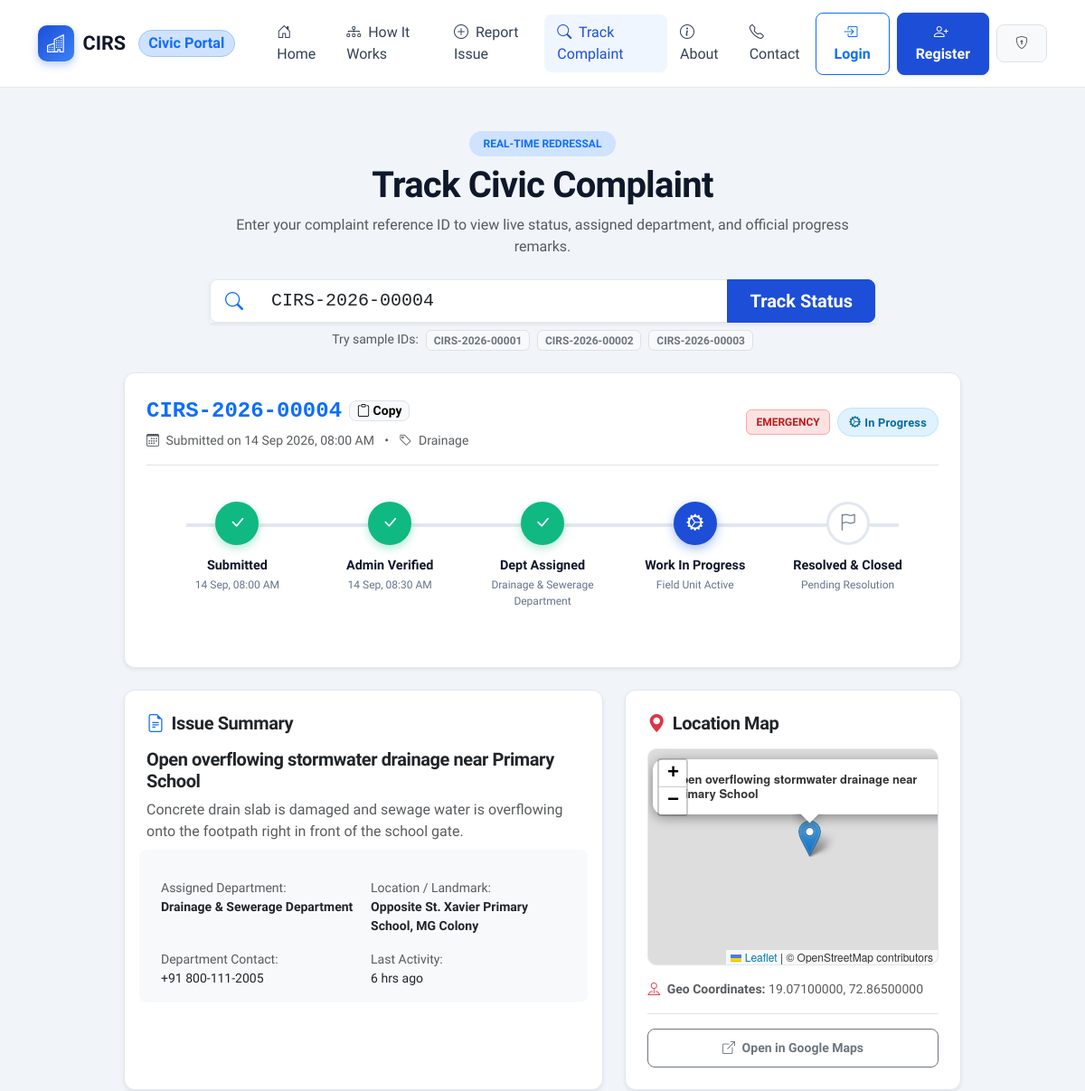
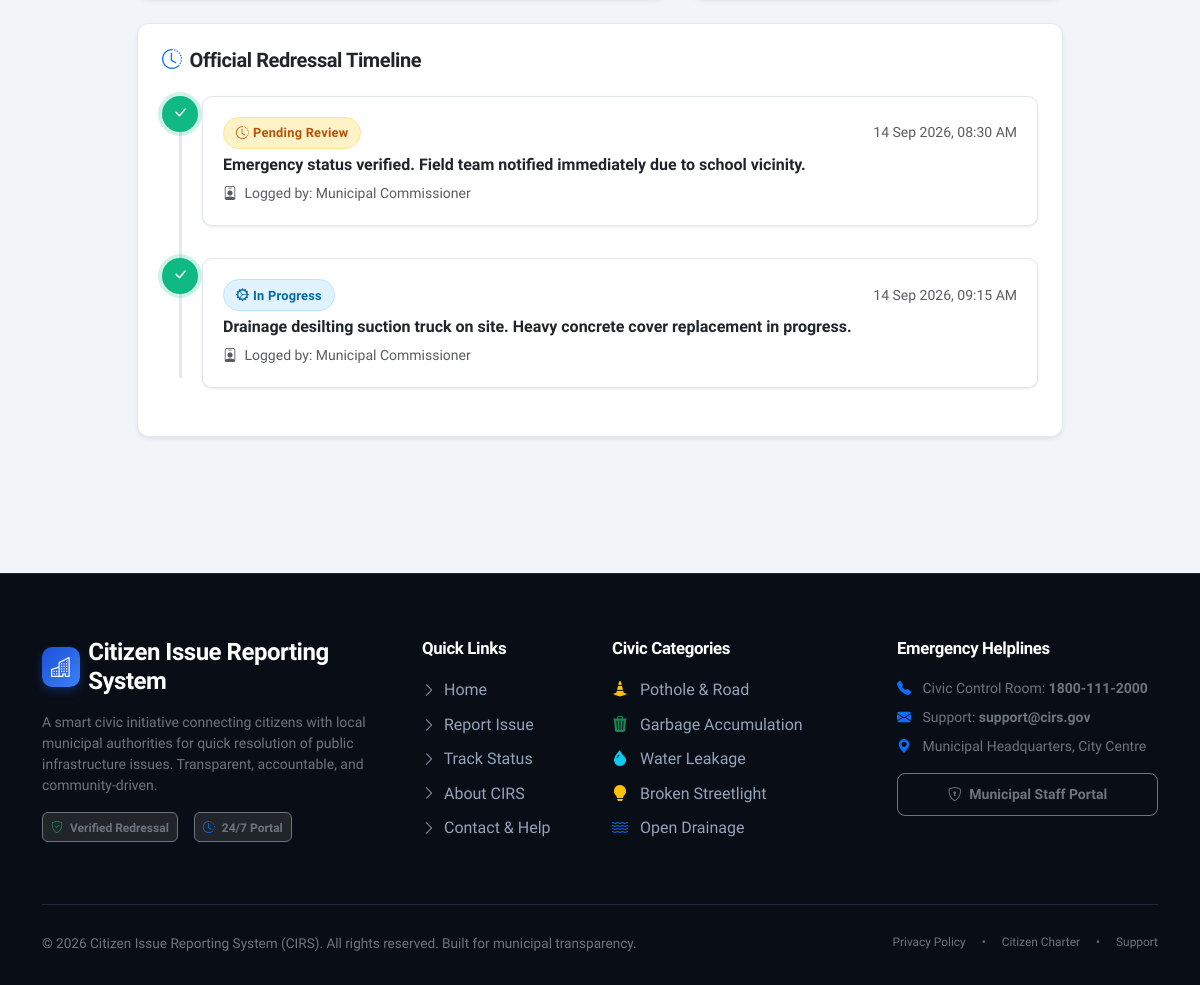
Page /track.php?id=CIRS-2026-00004 on the committed database (2 pictures, top to bottom).
### tables this page shows
CREATE TABLE IF NOT EXISTS `complaints` (
  `id` INT AUTO_INCREMENT PRIMARY KEY,
  `complaint_id` VARCHAR(30) NOT NULL UNIQUE,
  `user_id` INT NOT NULL,
  `department_id` INT DEFAULT NULL,
  `category` ENUM('Pothole', 'Garbage', 'Water Leakage', 'Streetlight', 'Drainage', 'Illegal Dumping', 'Other') NOT NULL,
  `title` VARCHAR(200) NOT NULL,
  `description` TEXT NOT NULL,
  `location` VARCHAR(255) NOT NULL,
  `latitude` DECIMAL(10, 8) DEFAULT NULL,
  `longitude` DECIMAL(11, 8) DEFAULT NULL,
  `image` VARCHAR(255) DEFAULT NULL,
  `priority` ENUM('Low', 'Medium', 'High', 'Emergency') DEFAULT 'Medium',
  `status` ENUM('PENDING', 'IN PROGRESS', 'RESOLVED') DEFAULT 'PENDING',
  `is_verified` TINYINT(1) DEFAULT 0,
  `verified_at` TIMESTAMP NULL DEFAULT NULL,
  `assigned_at` TIMESTAMP NULL DEFAULT NULL,
  `resolved_at` TIMESTAMP NULL DEFAULT NULL,
  `created_at` TIMESTAMP DEFAULT CURRENT_TIMESTAMP,
  `updated_at` TIMESTAMP DEFAULT CURRENT_TIMESTAMP ON UPDATE CURRENT_TIMESTAMP,
  CONSTRAINT `fk_complaint_user` FOREIGN KEY (`user_id`) REFERENCES `users` (`id`) ON DELETE CASCADE,
  CONSTRAINT `fk_complaint_dept` FOREIGN KEY (`department_id`) REFERENCES `departments` (`id`) ON DELETE SET NULL
);

CREATE TABLE IF NOT EXISTS `departments` (
  `id` INT AUTO_INCREMENT PRIMARY KEY,
  `department_name` VARCHAR(100) NOT NULL,
  `category_keyword` VARCHAR(50) NOT NULL,
  `description` TEXT,
  `contact_email` VARCHAR(100),
  `phone` VARCHAR(20),
  `created_at` TIMESTAMP DEFAULT CURRENT_TIMESTAMP
);

CREATE TABLE IF NOT EXISTS `complaint_updates` (
  `id` INT AUTO_INCREMENT PRIMARY KEY,
  `complaint_id` INT NOT NULL,
  `admin_id` INT DEFAULT NULL,
  `status` ENUM('PENDING', 'IN PROGRESS', 'RESOLVED') NOT NULL,
  `message` TEXT NOT NULL,
  `created_at` TIMESTAMP DEFAULT CURRENT_TIMESTAMP,
  CONSTRAINT `fk_update_complaint` FOREIGN KEY (`complaint_id`) REFERENCES `complaints` (`id`) ON DELETE CASCADE,
  CONSTRAINT `fk_update_admin` FOREIGN KEY (`admin_id`) REFERENCES `admins` (`id`) ON DELETE SET NULL
);

### track.php (the view, shortened to what the rows shown need)
<?php
require_once __DIR__ . '/config/database.php';
require_once __DIR__ . '/includes/functions.php';
$search_id = isset($_GET['id']) ? trim($_GET['id']) : '';
$complaint = null;
$updates = [];
if (!empty($search_id)) {
    try {
        $stmt = $pdo->prepare("SELECT c.*, d.department_name, d.contact_email as dept_email, d.phone as dept_phone, u.full_name as citizen_name
            FROM complaints c
            LEFT JOIN departments d ON c.department_id = d.id
            LEFT JOIN users u ON c.user_id = u.id
            WHERE c.complaint_id = ?");
        $stmt->execute([$search_id]);
        $complaint = $stmt->fetch();
        if ($complaint) {
            $stmt_up = $pdo->prepare("SELECT u.*, a.name as admin_name
                FROM complaint_updates u
                LEFT JOIN admins a ON u.admin_id = a.id
                WHERE u.complaint_id = ?
                ORDER BY u.created_at ASC");
            $stmt_up->execute([$complaint['id']]);
            $updates = $stmt_up->fetchAll();
        } else {
            $error_msg = "No complaint found with ID '{$search_id}'. Please check the reference number and try again.";
        }
    } catch (Exception $e) {
        $error_msg = "An error occurred while fetching complaint data.";
    }
}
require_once __DIR__ . '/includes/header.php';
?>
<main class="py-5">
    <div class="container">
        <div class="row justify-content-center mb-4">
            <div class="col-lg-8 text-center">
                <h1 class="fw-bold mt-2 display-6">Track Civic Complaint</h1>
            </div>
        </div>
        <?php if ($complaint): ?>
            <div class="row justify-content-center">
                <div class="col-lg-10">
                    <div class="cirs-card p-4 mb-4 shadow-sm">
                        <div class="d-flex flex-column flex-md-row justify-content-between align-items-md-center gap-3 pb-3 border-bottom">
                            <div>
                                <div class="d-flex align-items-center gap-2">
                                    <span class="fs-4 fw-bold font-monospace text-primary"><?= sanitize($complaint['complaint_id']) ?></span>
                                    <button class="btn btn-sm btn-light border py-0 px-2" onclick="copyToClipboard('<?= sanitize($complaint['complaint_id']) ?>', this)">
                                        <i class="bi bi-clipboard"></i> Copy
                                    </button>
                                </div>
                                <div class="text-muted small mt-1">
                                    <i class="bi bi-calendar3 me-1"></i> Submitted on <?= formatDate($complaint['created_at']) ?>
                                    <span class="mx-2">&bull;</span>
                                    <i class="bi bi-tag me-1"></i> <?= sanitize($complaint['category']) ?>
                                </div>
                            </div>
                            <div class="d-flex align-items-center gap-2">
                                <?= getPriorityBadge($complaint['priority']) ?>
                                <?= getStatusBadge($complaint['status']) ?>
                            </div>
                        </div>
                        <?php
                            $status = $complaint['status'];
                            $is_verified = (bool)$complaint['is_verified'];
                            $is_dept = !empty($complaint['department_id']);
                        ?>
                        <div class="horizontal-timeline">
                            <div class="h-step completed">
                                <div class="h-marker"><i class="bi bi-check-lg"></i></div>
                                <div>
                                    <div class="h-step-title">Submitted</div>
                                    <div class="h-step-desc"><?= formatDate($complaint['created_at'], 'd M, h:i A') ?></div>
                                </div>
                            </div>
                            <div class="h-step <?= $is_verified || $status !== 'PENDING' ? 'completed' : 'active' ?>">
                                <div class="h-marker">
                                    <i class="bi <?= $is_verified || $status !== 'PENDING' ? 'bi-check-lg' : 'bi-shield-check' ?>"></i>
                                </div>
                                <div>
                                    <div class="h-step-title">Admin Verified</div>
                                    <div class="h-step-desc"><?= $complaint['verified_at'] ? formatDate($complaint['verified_at'], 'd M, h:i A') : ($is_verified ? 'Verified' : 'Review Pending') ?></div>
                                </div>
                            </div>
                            <div class="h-step <?= $is_dept || $status !== 'PENDING' ? 'completed' : '' ?>">
                                <div class="h-marker">
                                    <i class="bi <?= $is_dept ? 'bi-check-lg' : 'bi-building' ?>"></i>
                                </div>
                                <div>
                                    <div class="h-step-title">Dept Assigned</div>
                                    <div class="h-step-desc"><?= $complaint['department_name'] ? sanitize($complaint['department_name']) : 'Awaiting Dept' ?></div>
                                </div>
                            </div>
                            <div class="h-step <?= $status === 'RESOLVED' ? 'completed' : ($status === 'IN PROGRESS' ? 'active' : '') ?>">
                                <div class="h-marker">
                                    <i class="bi <?= $status === 'RESOLVED' ? 'bi-check-lg' : 'bi-gear-wide-connected' ?>"></i>
                                </div>
                                <div>
                                    <div class="h-step-title">Work In Progress</div>
                                    <div class="h-step-desc"><?= $status === 'IN PROGRESS' ? 'Field Unit Active' : ($status === 'RESOLVED' ? 'Work Done' : 'Queued') ?></div>
                                </div>
                            </div>
                            <div class="h-step <?= $status === 'RESOLVED' ? 'completed' : '' ?>">
                                <div class="h-marker">
                                    <i class="bi <?= $status === 'RESOLVED' ? 'bi-check2-all' : 'bi-flag' ?>"></i>
                                </div>
                                <div>
                                    <div class="h-step-title">Resolved & Closed</div>
                                    <div class="h-step-desc"><?= $complaint['resolved_at'] ? formatDate($complaint['resolved_at'], 'd M, h:i A') : 'Pending Resolution' ?></div>
                                </div>
                            </div>
                        </div>
                    </div>
                    <div class="row g-4 mb-4">
                        <div class="col-md-7">
                            <div class="cirs-card p-4 h-100 shadow-sm">
                                <h5 class="fw-bold mb-3 text-dark"><i class="bi bi-file-earmark-text text-primary me-2"></i>Issue Summary</h5>
                                <h6 class="fw-bold text-dark fs-5 mb-2"><?= sanitize($complaint['title']) ?></h6>
                                <p class="text-muted leading-relaxed mb-4"><?= nl2br(sanitize($complaint['description'])) ?></p>
                                <div class="row g-3 small bg-light p-3 rounded-3 mb-3">
                                    <div class="col-sm-6">
                                        <span class="text-muted d-block">Assigned Department:</span>
                                        <strong class="text-dark"><?= sanitize($complaint['department_name'] ?? 'Not Assigned Yet') ?></strong>
                                    </div>
                                    <div class="col-sm-6">
                                        <span class="text-muted d-block">Location / Landmark:</span>
                                        <strong class="text-dark"><?= sanitize($complaint['location']) ?></strong>
                                    </div>
                                    <div class="col-sm-6">
                                        <span class="text-muted d-block">Department Contact:</span>
                                        <span class="text-dark"><?= sanitize($complaint['dept_phone'] ?? '1800-111-2000') ?></span>
                                    </div>
                                    <div class="col-sm-6">
                                        <span class="text-muted d-block">Last Activity:</span>
                                        <span class="text-dark"><?= timeAgo($complaint['updated_at']) ?></span>
                                    </div>
                                </div>
                            </div>
                        </div>
                        <div class="col-md-5">
                            <div class="cirs-card p-4 h-100 shadow-sm d-flex flex-column justify-content-between">
                                <div>
                                    <h5 class="fw-bold mb-3 text-dark"><i class="bi bi-geo-alt-fill text-danger me-2"></i>Location Map</h5>
                                    <div id="complaint_map_view" class="leaflet-map-view mb-3"></div>
                                    <div class="small text-muted">
                                        <i class="bi bi-pin-map text-danger me-1"></i> <strong>Geo Coordinates:</strong>
                                        <?= $complaint['latitude'] ? sanitize($complaint['latitude']) . ', ' . sanitize($complaint['longitude']) : 'Not pinned' ?>
                                    </div>
                                </div>
                                <div class="mt-3 pt-3 border-top">
                                    <a href="https://www.google.com/maps?q=<?= urlencode($complaint['latitude'] . ',' . $complaint['longitude']) ?>" target="_blank" class="btn btn-outline-secondary btn-sm w-100">
                                        <i class="bi bi-box-arrow-up-right me-1"></i> Open in Google Maps
                                    </a>
                                </div>
                            </div>
                        </div>
                    </div>
                    <div class="cirs-card p-4 shadow-sm mb-4">
                        <h5 class="fw-bold mb-4 text-dark"><i class="bi bi-clock-history text-primary me-2"></i>Official Redressal Timeline</h5>
                        <?php if (empty($updates)): ?>
                            <div class="text-center py-4 text-muted">
                                <i class="bi bi-hourglass-split fs-2 d-block mb-2 text-warning"></i>
                                <p class="mb-0">Complaint is queued for administrative review. Updates will appear here as work progresses.</p>
                            </div>
                        <?php else: ?>
                            <div class="tracking-timeline">
                                <?php foreach ($updates as $up): ?>
                                    <div class="timeline-step completed">
                                        <div class="timeline-marker">
                                            <i class="bi bi-check-lg"></i>
                                        </div>
                                        <div class="timeline-content">
                                            <div class="d-flex justify-content-between align-items-center mb-1">
                                                <?= getStatusBadge($up['status']) ?>
                                                <small class="text-muted"><?= formatDate($up['created_at']) ?></small>
                                            </div>
                                            <p class="mb-1 text-dark fw-semibold"><?= nl2br(sanitize($up['message'])) ?></p>
                                            <small class="text-muted"><i class="bi bi-person-badge me-1"></i> Logged by: <?= sanitize($up['admin_name'] ?? 'Municipal Control Room') ?></small>
                                        </div>
                                    </div>
                                <?php endforeach; ?>
                            </div>
                        <?php endif; ?>
                    </div>
                </div>
            </div>
        <?php endif; ?>
    </div>
</main>
<?php require_once __DIR__ . '/includes/footer.php'; ?>

### includes/functions.php (shortened to what the rows shown need)
<?php
require_once __DIR__ . '/../config/config.php';
function sanitize($data) {
    return htmlspecialchars(trim((string)$data), ENT_QUOTES, 'UTF-8');
}
function getStatusBadge($status) {
    global $STATUS_CONFIG;
    $status = strtoupper($status);
    $conf = $STATUS_CONFIG[$status] ?? [
        'label' => $status,
        'badge' => 'badge-pending',
        'icon' => 'bi-clock'
    ];
    return '<span class="status-badge ' . $conf['badge'] . '"><i class="bi ' . $conf['icon'] . ' me-1"></i>' . $conf['label'] . '</span>';
}
function getPriorityBadge($priority) {
    global $PRIORITY_CONFIG;
    $conf = $PRIORITY_CONFIG[$priority] ?? [
        'label' => $priority,
        'badge' => 'badge-priority-medium'
    ];
    return '<span class="priority-badge ' . $conf['badge'] . '">' . $conf['label'] . '</span>';
}
function timeAgo($datetime) {
    $timestamp = strtotime($datetime);
    $diff = time() - $timestamp;
    if ($diff < 60) {
        return 'Just now';
    } elseif ($diff < 3600) {
        $mins = floor($diff / 60);
        return $mins . ' min' . ($mins > 1 ? 's' : '') . ' ago';
    } elseif ($diff < 86400) {
        $hrs = floor($diff / 3600);
        return $hrs . ' hr' . ($hrs > 1 ? 's' : '') . ' ago';
    } elseif ($diff < 604800) {
        $days = floor($diff / 86400);
        return $days . ' day' . ($days > 1 ? 's' : '') . ' ago';
    } else {
        return date('d M Y, h:i A', $timestamp);
    }
}
function formatDate($datetime, $format = 'd M Y, h:i A') {
    return date($format, strtotime($datetime));
}

### rows in the picture
complaints: complaint "CIRS-2026-00004", created_at "14 Sep 2026, 08:00 AM", category "Drainage", priority "EMERGENCY", status "In Progress", created_at "14 Sep, 08:00 AM", verified_at "14 Sep, 08:30 AM", department.department_name "Drainage & Sewerage Department", title "Open overflowing stormwater drainage near Primary School", description "Concrete drain slab is damaged and sewage water is overflowing onto the footpath right in front of the school gate.", location "Opposite St. Xavier Primary School, MG Colony", department.phone "+91 800-111-2005", updated_at "6 hrs ago", latitude "19.07100000", longitude "72.86500000"
complaint_updates: status "Pending Review", created_at "14 Sep 2026, 08:30 AM", message "Emergency status verified. Field team notified immediately due to school vicinity.", admin.name "Municipal Commissioner"
complaint_updates: status "In Progress", created_at "14 Sep 2026, 09:15 AM", message "Drainage desilting suction truck on site. Heavy concrete cover replacement in progress.", admin.name "Municipal Commissioner"

### other values in the picture
APP_SHORT_NAME "CIRS"
APP_NAME "Citizen Issue Reporting System"
APP_YEAR "2026"
